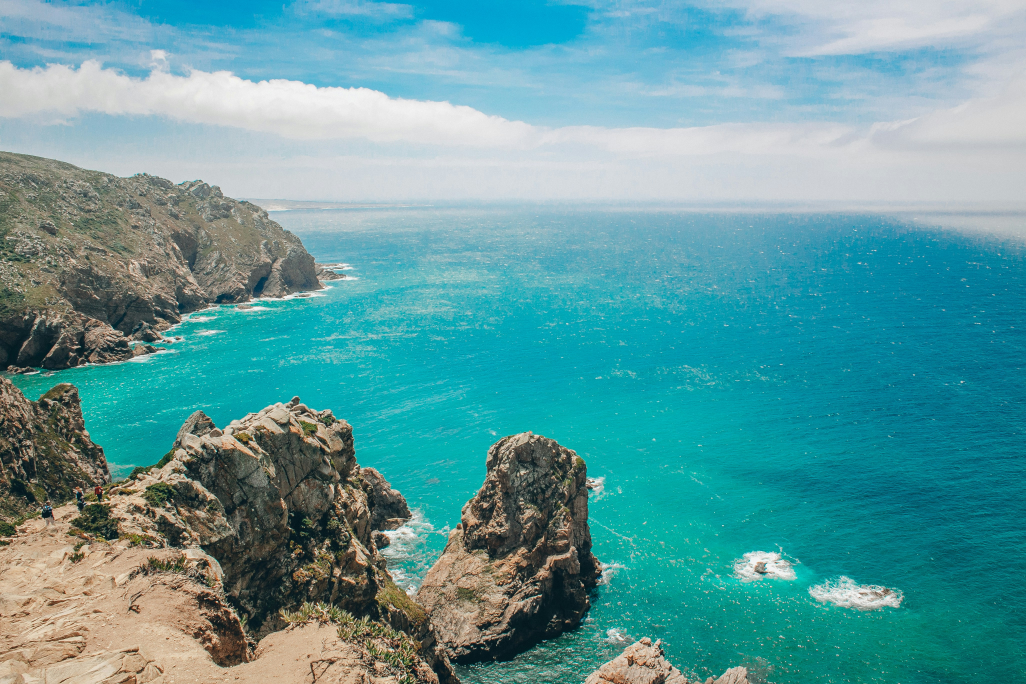
#> input picture test/test1.jpg, 4104 x 2736 px (shown at 1/4 size); its folder holds only this picture in this run
$ python -i ImageSearch_parallel.py   (imports and definitions only)
#> lines starting #> are read from the running program, lines starting #| are printed output that depends on the picture; after the words box and inside, x2 and y2 are one past the last pixel; in counts of white or black regions, pixels touching at a corner belong together
### Image_Filters/NoiseReduction.py
import os
import cv2
import numpy as np
import matplotlib.pyplot as plt


class NoiseReduction():
    """Converts input image to grayscale and reduces noise in the image"""

    def __init__(self, image):
        self.image = image

        self.smallBlur = np.ones((7, 7), dtype="float") * (1.0 / (7 * 7))

        self.largeBlur = np.ones((21, 21), dtype="float") * (1.0 / (21 * 21))

    # [54 lines left out: functions __convolution, __applyFilter, applySmallBlur, applyLargeBlur, not called in this run]

    def applyGaussianBlur(self):
        """Returns image applied with Gaussian blur filter"""

        image = self.image
        filtered_image = cv2.GaussianBlur(image, (9, 9), 0)
        return filtered_image

### FeatureVectors.py
import cv2
import numpy as np
from Image_Filters.NoiseReduction import NoiseReduction
from Image_Filters.ConvolutionalFilters import ConvolutionFilter


class FeatureVectors():
    """Extracts various feature vectors from image """

    def __init__(self, image):
        self.filter = NoiseReduction(image)
        self.image = self.filter.applyGaussianBlur()

    def __getMeanIntensity(self):
        # Returns the mean intensity of image

        meanIntensity = []
        for channel in range(3):
            channel_mean = np.average(self.image[:, :, channel])
            meanIntensity.append(round(channel_mean, 5))

        return meanIntensity

    def __getStdIntensity(self):
        # Returns the standard deviation of intensity of image

        stdIntensity = []
        for channel in range(3):
            channel_std = np.std(self.image[:, :, channel])
            stdIntensity.append(round(channel_std, 5))

        return stdIntensity

    def __getRGBHistogramVector(self):
        # Returns the 3-D(RGB) Histogram vector of image

        histogram_3d = cv2.calcHist([self.image], [0, 1, 2], None,
                                    [12, 12, 12], [0, 256, 0, 256, 0, 256])
        histogram_3d = histogram_3d.ravel()
        RGBHistogram = list(histogram_3d)

        return RGBHistogram

    def __getHuMoments(self):
        # Returns Hu-Moments vector of image

        filter = ConvolutionFilter(self.image)
        canny_filtered = filter.applyCannyEdge()
        canny_huMoments = cv2.HuMoments(cv2.moments(canny_filtered)).flatten()
        huVector = list(canny_huMoments.ravel())
        return huVector

    def getFeatureVector(self):
        """ Return a python list of complete feature vectors
        Extracts Statistics, 3-D Histogram, HuMoments from image and appends into single list
        """

        featureVectors = []
        meanIntensity = self.__getMeanIntensity()
        stdIntensity = self.__getStdIntensity()
        rgbHistogram = self.__getRGBHistogramVector()
        huVectors = self.__getHuMoments()

        colorVectors = meanIntensity+stdIntensity+rgbHistogram
        featureVectors = colorVectors+huVectors
        return featureVectors

### Image_Filters/ConvolutionalFilters.py
import os
import cv2
import numpy as np
import matplotlib.pyplot as plt


class ConvolutionFilter():
    """Converts input image to grayscale and applies various convolution filters"""

    def __init__(self, image):
        self.image = cv2.cvtColor(image, cv2.COLOR_RGB2GRAY)

        self.sharpen = np.array(([0, -1, 0],
                                 [-1,  5, -1],
                                 [0, -1, 0]))

        self.sobelX = np.array([[-1, 0, 1],
                                [-2, 0, 2],
                                [-1, 0, 1]])

        self.sobelY = np.array(([-1, -2, -1],
                                [0,  0,  0],
                                [1,  2,  1]))

        self.laplacian = np.array(([0,  1, 0],
                                   [1, -4, 1],
                                   [0,  1, 0]))

    # [59 lines left out: functions __convolution, __applyFilter, applySharpen, applySobelX, applySobelY, applyLaplacian, not called in this run]

    def applyCannyEdge(self):
        """Returns image convolved with CannyEdge filter"""

        filtered_image = cv2.Canny(self.image, 50, 240)
        return filtered_image

### ImageSearch_parallel.py
import os
import sys
import threading
import concurrent.futures
import time
import cv2
import matplotlib.pyplot as plt
from FeatureVectors import FeatureVectors
from QuerySearch import QuerySearch


def extractFeatureVectors(image_path):
    # Extracts feature vectors for input image

#> called with image_path = 'test/test1.jpg'
    image = cv2.imread(image_path)
#> image is the input picture: shape (2736, 4104, 3); mean B, G, R 157.9, 154.8, 93.2
    image = cv2.cvtColor(image, cv2.COLOR_BGR2RGB)
    image = cv2.resize(image, (500, 500))
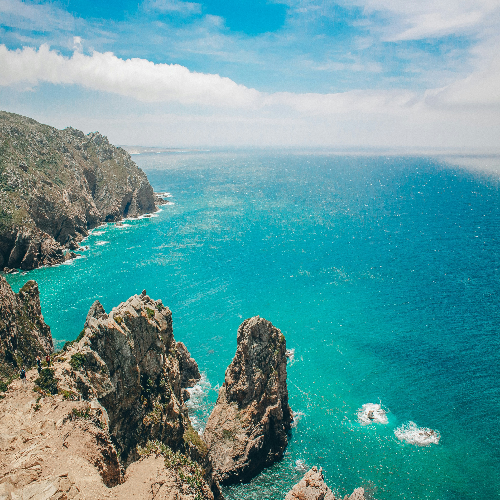
#> image: shape (500, 500, 3); mean R, G, B 93.1, 154.7, 157.8
    featureVectors = FeatureVectors(image)
#> in applyGaussianBlur, `filtered_image = cv2.GaussianBlur(image, (9, 9), 0)`:
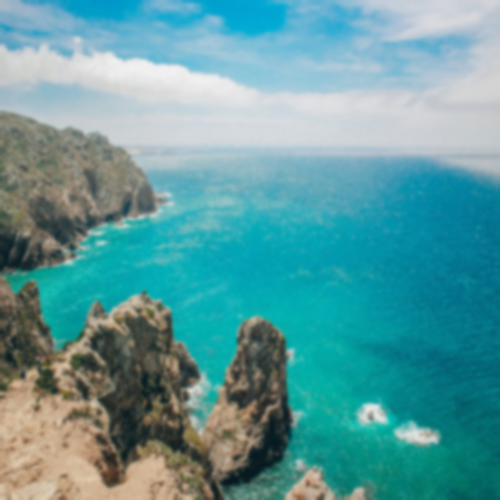
#> filtered_image: shape (500, 500, 3); mean R, G, B 93.1, 154.7, 157.8
    vectors = featureVectors.getFeatureVector()
#> the loop in __getMeanIntensity, `for channel in range(3):` made 3 passes
#> channel_mean on passes 1 to 3: 93.15, 154.7, 157.8
#> after the loop in __getMeanIntensity, `for channel in range(3):`: meanIntensity = [93.15, 154.7, 157.8]
#> the loop in __getStdIntensity, `for channel in range(3):` made 3 passes
#> channel_std on passes 1 to 3: 76.96, 43.72, 50.98
#> after the loop in __getStdIntensity, `for channel in range(3):`: stdIntensity = [76.96, 43.72, 50.98]
#> in __getRGBHistogramVector, `histogram_3d = histogram_3d.ravel()`: histogram_3d = 1728 values, max 11367 at index 1413, min 0 at index 0, mean 144.7
#> in __getRGBHistogramVector, `RGBHistogram = list(histogram_3d)`: RGBHistogram has the same summary as histogram_3d
#> in getFeatureVector, `rgbHistogram = self.__getRGBHistogramVector()`: rgbHistogram has the same summary as histogram_3d in __getRGBHistogramVector
#> in __init__, `self.image = cv2.cvtColor(image, cv2.COLOR_RGB2GRAY)`:
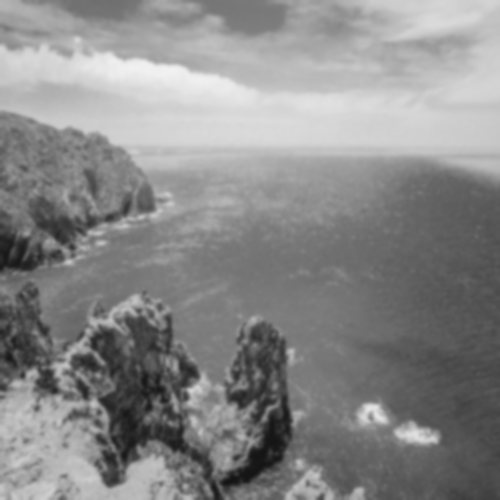
#> self.image: shape (500, 500); min 19, max 241, mean 136.6
#> in applyCannyEdge, `filtered_image = cv2.Canny(self.image, 50, 240)`:
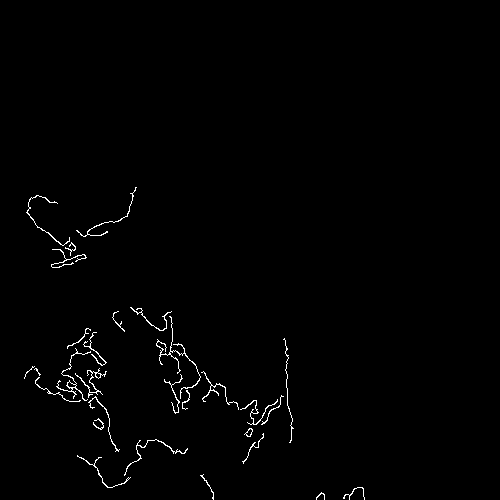
#> filtered_image: shape (500, 500); 0.97% white in thin lines or dots, all inside (x1, y1, x2, y2) = (24, 187, 365, 500)
#> in __getHuMoments, `canny_huMoments = cv2.HuMoments(cv2.moments(canny_filtered)).flatten()`: canny_huMoments = [0.0193, 9.29e-05, 3.51e-06, 2.88e-07, -2.51e-13, -2.49e-09, 1.45e-13]
#> in __getHuMoments, `huVector = list(canny_huMoments.ravel())`: huVector has the same summary as canny_huMoments
#> in getFeatureVector, `huVectors = self.__getHuMoments()`: huVectors has the same summary as canny_huMoments in __getHuMoments
#> in getFeatureVector, `colorVectors = meanIntensity+stdIntensity+rgbHistogram`: colorVectors = 1734 values, max 11367 at index 1419, min 0 at index 6, mean 144.5
#> in getFeatureVector, `featureVectors = colorVectors+huVectors`: featureVectors = 1741 values, max 11367 at index 1419, min -2.49e-09 at index 1739, mean 143.9
#> vectors has the same summary as featureVectors in getFeatureVector

    imageName = image_path.split("/")[-1]
    return [imageName, vectors]


# [45 lines left out: functions ThreadedFeatureExtraction, getImg, ImageSearch, not called in this run]

>>> result = extractFeatureVectors('test/test1.jpg')
#> result = 2 items

$ run again, on test/test3.jpg
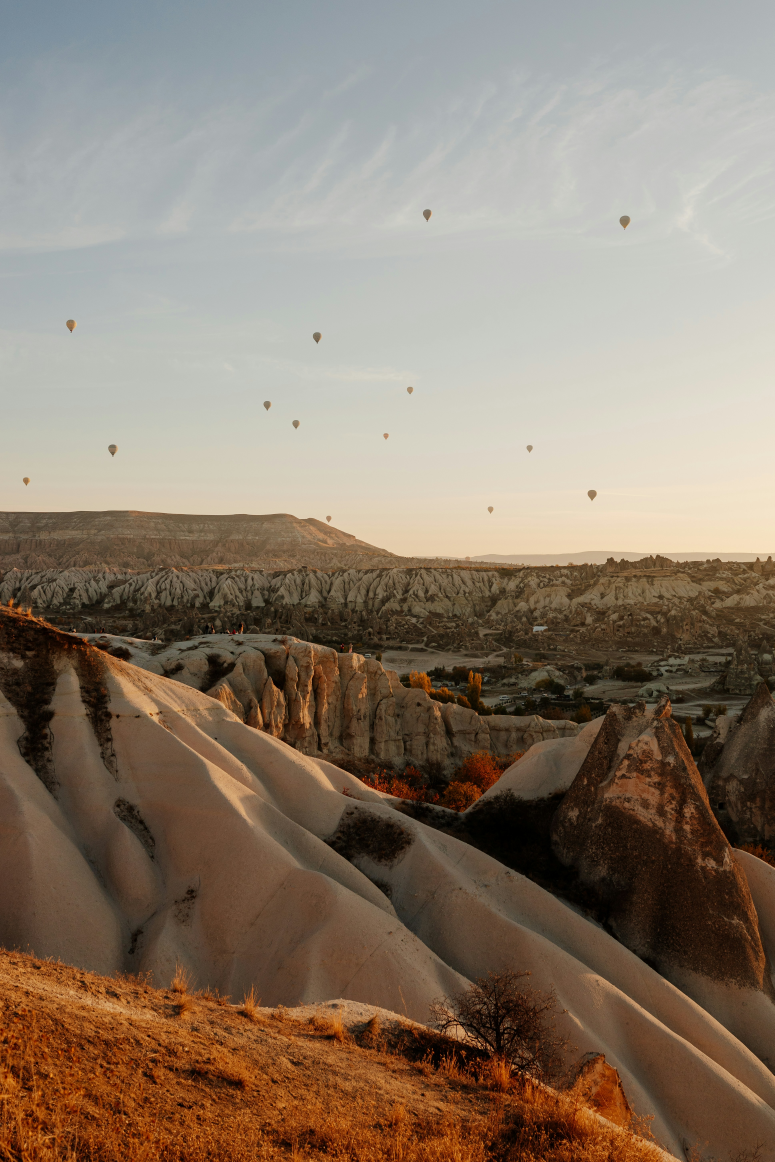
#> input picture test/test3.jpg, 3873 x 5809 px (shown at 1/5 size)
#> in extractFeatureVectors, image is the input picture: shape (5809, 3873, 3); mean B, G, R 107.3, 122.9, 138.4
#> in applyGaussianBlur, `filtered_image = cv2.GaussianBlur(image, (9, 9), 0)`:
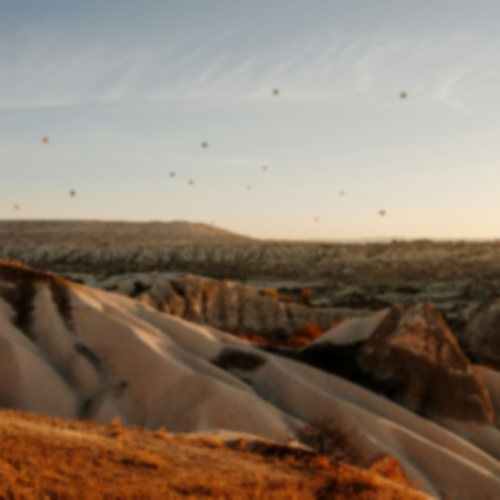
#> filtered_image: shape (500, 500, 3); mean R, G, B 138.3, 122.8, 107.1
#> the loop in __getMeanIntensity, `for channel in range(3):` made 3 passes
#> channel_mean on passes 1 to 3: 138.3, 122.8, 107.1
#> after the loop in __getMeanIntensity, `for channel in range(3):`: meanIntensity = [138.3, 122.8, 107.1]
#> the loop in __getStdIntensity, `for channel in range(3):` made 3 passes
#> channel_std on passes 1 to 3: 58.45, 68.17, 75.71
#> after the loop in __getStdIntensity, `for channel in range(3):`: stdIntensity = [58.45, 68.17, 75.71]
#> histogram_3d = 1728 values, max 27291 at index 1413, min 0 at index 1, mean 144.7
#> RGBHistogram has the same summary as histogram_3d
#> rgbHistogram has the same summary as histogram_3d in __getRGBHistogramVector
#> in applyCannyEdge, `filtered_image = cv2.Canny(self.image, 50, 240)`:
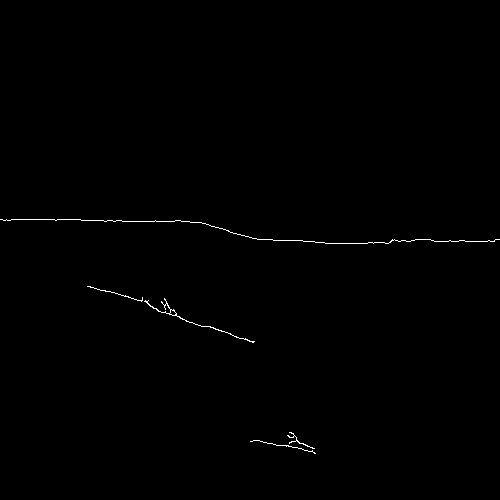
#> filtered_image: shape (500, 500); 0.35% white in thin lines or dots, all inside (x1, y1, x2, y2) = (0, 219, 500, 454)
#> canny_huMoments = [0.0887, 0.00162, 0.000393, 3.16e-05, 8.2e-10, 1.16e-06, -3.42e-09]
#> huVector has the same summary as canny_huMoments
#> huVectors has the same summary as canny_huMoments in __getHuMoments
#> colorVectors = 1734 values, max 27291 at index 1419, min 0 at index 7, mean 144.5
#> featureVectors = 1741 values, max 27291 at index 1419, min -3.42e-09 at index 1740, mean 143.9
#> vectors has the same summary as featureVectors in getFeatureVector
#> result = 2 items

$ run again, on test/test4.jpg
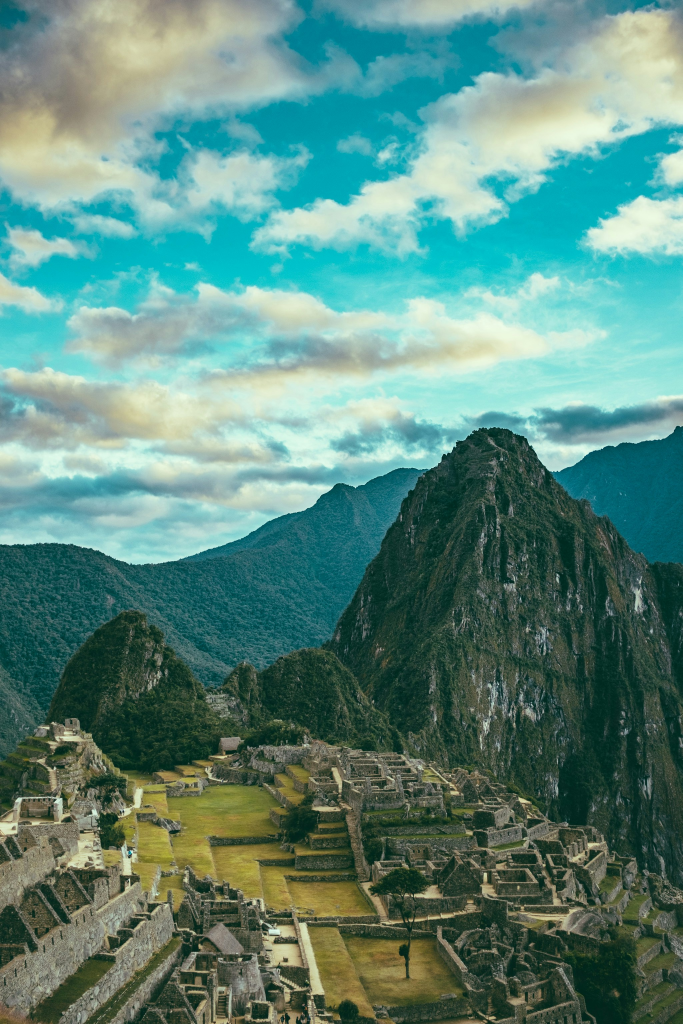
#> input picture test/test4.jpg, 2048 x 3072 px (shown at 1/3 size)
#> in extractFeatureVectors, image is the input picture: shape (3072, 2048, 3); mean B, G, R 126.3, 136.7, 92.2
#> in applyGaussianBlur, `filtered_image = cv2.GaussianBlur(image, (9, 9), 0)`:
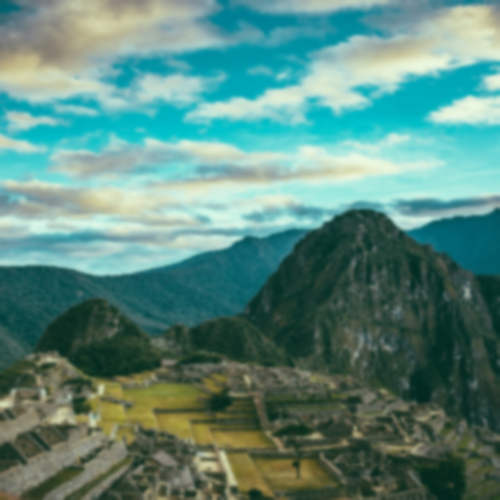
#> filtered_image: shape (500, 500, 3); mean R, G, B 92, 136.6, 126.1
#> the loop in __getMeanIntensity, `for channel in range(3):` made 3 passes
#> channel_mean on passes 1 to 3: 92.03, 136.6, 126.1
#> after the loop in __getMeanIntensity, `for channel in range(3):`: meanIntensity = [92.03, 136.6, 126.1]
#> the loop in __getStdIntensity, `for channel in range(3):` made 3 passes
#> channel_std on passes 1 to 3: 65.38, 61.82, 65.95
#> after the loop in __getStdIntensity, `for channel in range(3):`: stdIntensity = [65.38, 61.82, 65.95]
#> histogram_3d = 1728 values, max 14730 at index 326, min 0 at index 0, mean 144.7
#> RGBHistogram has the same summary as histogram_3d
#> rgbHistogram has the same summary as histogram_3d in __getRGBHistogramVector
#> in applyCannyEdge, `filtered_image = cv2.Canny(self.image, 50, 240)`:
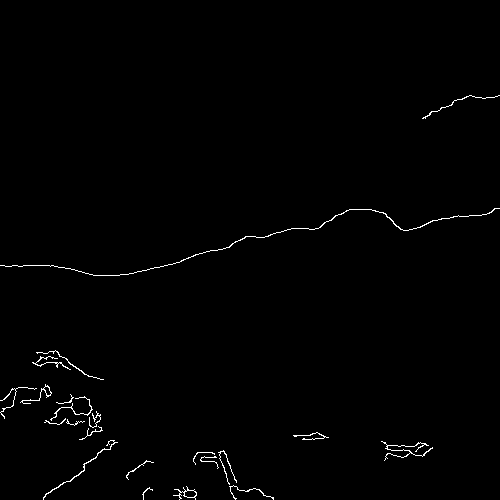
#> filtered_image: shape (500, 500); 0.83% white in thin lines or dots, all inside (x1, y1, x2, y2) = (0, 95, 500, 500)
#> canny_huMoments = [0.0627, 0.000904, 7.49e-05, 8.97e-05, 6.52e-09, 2.57e-06, -3.38e-09]
#> huVector has the same summary as canny_huMoments
#> huVectors has the same summary as canny_huMoments in __getHuMoments
#> colorVectors = 1734 values, max 14730 at index 332, min 0 at index 6, mean 144.5
#> featureVectors = 1741 values, max 14730 at index 332, min -3.38e-09 at index 1740, mean 143.9
#> vectors has the same summary as featureVectors in getFeatureVector
#> result = 2 items
